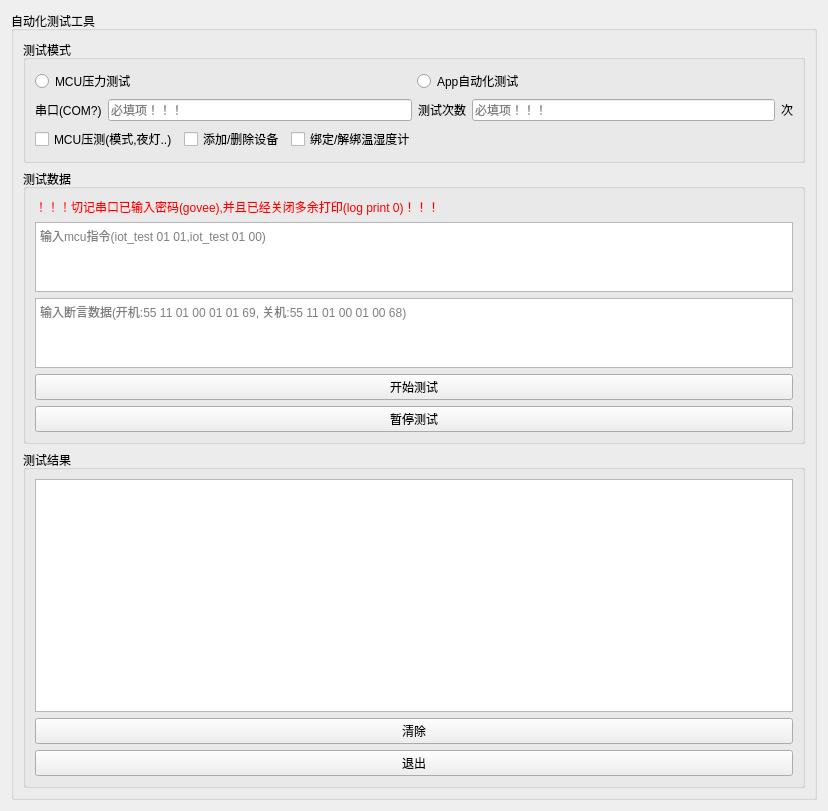
<?xml version="1.0" encoding="UTF-8"?>
<ui version="4.0">
 <class>Form</class>
 <widget class="QWidget" name="Form">
  <property name="geometry">
   <rect>
    <x>0</x>
    <y>0</y>
    <width>828</width>
    <height>811</height>
   </rect>
  </property>
  <property name="windowTitle">
   <string>AutoTool</string>
  </property>
  <layout class="QHBoxLayout" name="horizontalLayout_6">
   <item>
    <widget class="QGroupBox" name="groupBox_3">
     <property name="title">
      <string>自动化测试工具</string>
     </property>
     <layout class="QVBoxLayout" name="verticalLayout_7" stretch="1,3,4">
      <item>
       <widget class="QGroupBox" name="groupBox_4">
        <property name="title">
         <string>测试模式</string>
        </property>
        <layout class="QVBoxLayout" name="verticalLayout_3">
         <item>
          <layout class="QHBoxLayout" name="horizontalLayout_3" stretch="1,1,1,1">
           <item>
            <widget class="QRadioButton" name="mucButton">
             <property name="text">
              <string>MCU压力测试</string>
             </property>
            </widget>
           </item>
           <item>
            <spacer name="horizontalSpacer_3">
             <property name="orientation">
              <enum>Qt::Horizontal</enum>
             </property>
             <property name="sizeHint" stdset="0">
              <size>
               <width>40</width>
               <height>20</height>
              </size>
             </property>
            </spacer>
           </item>
           <item>
            <widget class="QRadioButton" name="appButton">
             <property name="text">
              <string>App自动化测试</string>
             </property>
            </widget>
           </item>
           <item>
            <spacer name="horizontalSpacer">
             <property name="orientation">
              <enum>Qt::Horizontal</enum>
             </property>
             <property name="sizeHint" stdset="0">
              <size>
               <width>40</width>
               <height>20</height>
              </size>
             </property>
            </spacer>
           </item>
          </layout>
         </item>
         <item>
          <layout class="QHBoxLayout" name="horizontalLayout">
           <item>
            <widget class="QLabel" name="label_2">
             <property name="text">
              <string>串口(COM?)</string>
             </property>
            </widget>
           </item>
           <item>
            <widget class="QLineEdit" name="serialEdit">
             <property name="placeholderText">
              <string>必填项！！！</string>
             </property>
            </widget>
           </item>
           <item>
            <widget class="QLabel" name="label_3">
             <property name="text">
              <string>测试次数</string>
             </property>
            </widget>
           </item>
           <item>
            <widget class="QLineEdit" name="countEdit">
             <property name="placeholderText">
              <string>必填项！！！</string>
             </property>
            </widget>
           </item>
           <item>
            <widget class="QLabel" name="label">
             <property name="text">
              <string>次</string>
             </property>
            </widget>
           </item>
          </layout>
         </item>
         <item>
          <layout class="QVBoxLayout" name="verticalLayout_5">
           <item>
            <layout class="QHBoxLayout" name="horizontalLayout_4" stretch="0,0,1,1">
             <item>
              <widget class="QCheckBox" name="mcuBox">
               <property name="text">
                <string>MCU压测(模式,夜灯..)</string>
               </property>
              </widget>
             </item>
             <item>
              <widget class="QCheckBox" name="add_deviceBox">
               <property name="text">
                <string>添加/删除设备</string>
               </property>
              </widget>
             </item>
             <item>
              <widget class="QCheckBox" name="add_tempBox">
               <property name="text">
                <string>绑定/解绑温湿度计</string>
               </property>
              </widget>
             </item>
             <item>
              <spacer name="horizontalSpacer_2">
               <property name="orientation">
                <enum>Qt::Horizontal</enum>
               </property>
               <property name="sizeHint" stdset="0">
                <size>
                 <width>40</width>
                 <height>20</height>
                </size>
               </property>
              </spacer>
             </item>
            </layout>
           </item>
          </layout>
         </item>
        </layout>
       </widget>
      </item>
      <item>
       <widget class="QGroupBox" name="groupBox_5">
        <property name="title">
         <string>测试数据</string>
        </property>
        <layout class="QHBoxLayout" name="horizontalLayout_5">
         <item>
          <layout class="QVBoxLayout" name="verticalLayout_4">
           <item>
            <layout class="QVBoxLayout" name="verticalLayout_2">
             <item>
              <widget class="QLabel" name="label_4">
               <property name="autoFillBackground">
                <bool>false</bool>
               </property>
               <property name="text">
                <string>&lt;html&gt;&lt;head/&gt;&lt;body&gt;&lt;p&gt;&lt;span style=&quot; color:#ff0000;&quot;&gt;！！！切记串口已输入密码(govee),并且已经关闭多余打印(log print 0)！！！&lt;/span&gt;&lt;/p&gt;&lt;/body&gt;&lt;/html&gt;</string>
               </property>
               <property name="textFormat">
                <enum>Qt::AutoText</enum>
               </property>
              </widget>
             </item>
             <item>
              <widget class="QPlainTextEdit" name="mcuTextEdit">
               <property name="layoutDirection">
                <enum>Qt::LeftToRight</enum>
               </property>
               <property name="placeholderText">
                <string>输入mcu指令(iot_test 01 01,iot_test 01 00)</string>
               </property>
              </widget>
             </item>
             <item>
              <widget class="QPlainTextEdit" name="assertTextEdit">
               <property name="placeholderText">
                <string>输入断言数据(开机:55 11 01 00 01 01 69, 关机:55 11 01 00 01 00 68)</string>
               </property>
              </widget>
             </item>
            </layout>
           </item>
           <item>
            <widget class="QPushButton" name="pushButton">
             <property name="text">
              <string>开始测试</string>
             </property>
            </widget>
           </item>
           <item>
            <widget class="QPushButton" name="stopButton">
             <property name="text">
              <string>暂停测试</string>
             </property>
            </widget>
           </item>
          </layout>
         </item>
        </layout>
       </widget>
      </item>
      <item>
       <widget class="QGroupBox" name="groupBox_2">
        <property name="title">
         <string>测试结果</string>
        </property>
        <layout class="QHBoxLayout" name="horizontalLayout_2">
         <item>
          <layout class="QVBoxLayout" name="verticalLayout">
           <item>
            <widget class="QTextBrowser" name="resultBrowser"/>
           </item>
           <item>
            <widget class="QPushButton" name="clearButton">
             <property name="text">
              <string>清除</string>
             </property>
            </widget>
           </item>
           <item>
            <widget class="QPushButton" name="quitButton">
             <property name="text">
              <string>退出</string>
             </property>
            </widget>
           </item>
          </layout>
         </item>
        </layout>
       </widget>
      </item>
     </layout>
    </widget>
   </item>
  </layout>
 </widget>
 <resources/>
 <connections/>
</ui>
